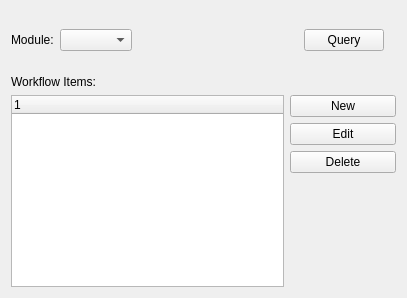
<?xml version="1.0" encoding="UTF-8"?>
<ui version="4.0">
 <comment>This file is part of the Workflow Package for xTuple ERP,
and is Copyright (c) 1999-2017 by OpenMFG LLC, d/b/a xTuple.  It
is licensed to you under the xTuple End-User License Agreement (&quot;the
EULA&quot;), the full text of which is available at www.xtuple.com/EULA.
While the EULA gives you access to source code and encourages your
involvement in the development process, this Package is not free
software.  By using this software, you agree to be bound by the
terms of the EULA.</comment>
 <class>Workflow</class>
 <widget class="QWidget" name="Workflow">
  <property name="geometry">
   <rect>
    <x>0</x>
    <y>0</y>
    <width>407</width>
    <height>298</height>
   </rect>
  </property>
  <property name="windowTitle">
   <string>Workflow</string>
  </property>
  <layout class="QGridLayout" name="gridLayout">
   <item row="3" column="2">
    <layout class="QVBoxLayout" name="verticalLayout_2">
     <item>
      <widget class="QPushButton" name="_new">
       <property name="text">
        <string>New</string>
       </property>
      </widget>
     </item>
     <item>
      <widget class="QPushButton" name="_edit">
       <property name="text">
        <string>Edit</string>
       </property>
      </widget>
     </item>
     <item>
      <widget class="QPushButton" name="_delete">
       <property name="text">
        <string>Delete</string>
       </property>
      </widget>
     </item>
     <item>
      <spacer name="verticalSpacer">
       <property name="orientation">
        <enum>Qt::Vertical</enum>
       </property>
       <property name="sizeHint" stdset="0">
        <size>
         <width>20</width>
         <height>40</height>
        </size>
       </property>
      </spacer>
     </item>
    </layout>
   </item>
   <item row="1" column="0">
    <widget class="QLabel" name="_listLit">
     <property name="text">
      <string>Workflow Items:</string>
     </property>
     <property name="buddy">
      <cstring>_list</cstring>
     </property>
    </widget>
   </item>
   <item row="0" column="0">
    <layout class="QFormLayout" name="formLayout">
     <property name="fieldGrowthPolicy">
      <enum>QFormLayout::FieldsStayAtSizeHint</enum>
     </property>
     <property name="topMargin">
      <number>18</number>
     </property>
     <property name="bottomMargin">
      <number>18</number>
     </property>
     <item row="0" column="0">
      <widget class="QLabel" name="_moduleLit">
       <property name="text">
        <string>Module:</string>
       </property>
      </widget>
     </item>
     <item row="0" column="1">
      <widget class="XComboBox" name="_module"/>
     </item>
    </layout>
   </item>
   <item row="0" column="2">
    <layout class="QVBoxLayout" name="verticalLayout">
     <property name="leftMargin">
      <number>14</number>
     </property>
     <property name="rightMargin">
      <number>12</number>
     </property>
     <item>
      <widget class="QPushButton" name="_query">
       <property name="text">
        <string>Query</string>
       </property>
      </widget>
     </item>
    </layout>
   </item>
   <item row="3" column="0">
    <widget class="XTreeWidget" name="_list"/>
   </item>
  </layout>
 </widget>
 <customwidgets>
  <customwidget>
   <class>XComboBox</class>
   <extends>QComboBox</extends>
   <header>xcombobox.h</header>
  </customwidget>
  <customwidget>
   <class>XTreeWidget</class>
   <extends>QTreeWidget</extends>
   <header>xtreewidget.h</header>
   <container>1</container>
  </customwidget>
 </customwidgets>
 <tabstops>
  <tabstop>_module</tabstop>
  <tabstop>_query</tabstop>
  <tabstop>_new</tabstop>
  <tabstop>_edit</tabstop>
  <tabstop>_delete</tabstop>
  <tabstop>_list</tabstop>
 </tabstops>
 <resources/>
 <connections/>
</ui>
